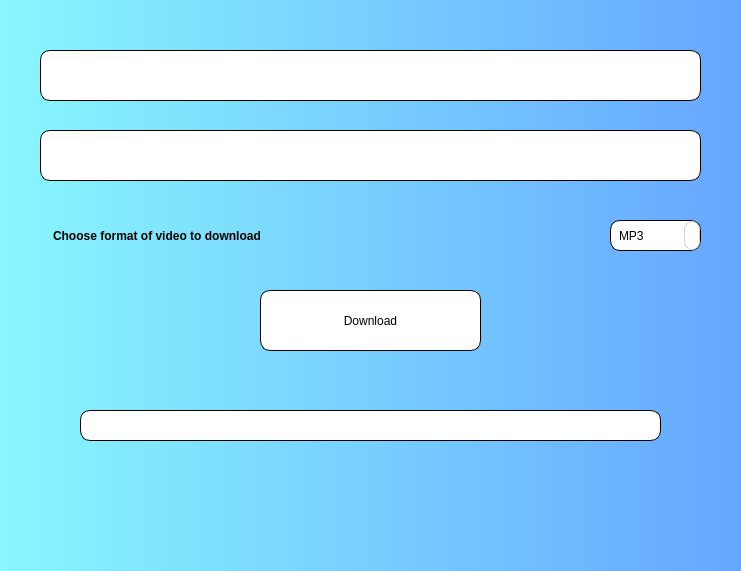
<?xml version="1.0" encoding="UTF-8"?>
<ui version="4.0">
 <class>MainWindow</class>
 <widget class="QMainWindow" name="MainWindow">
  <property name="geometry">
   <rect>
    <x>0</x>
    <y>0</y>
    <width>741</width>
    <height>571</height>
   </rect>
  </property>
  <property name="sizePolicy">
   <sizepolicy hsizetype="Fixed" vsizetype="Fixed">
    <horstretch>0</horstretch>
    <verstretch>0</verstretch>
   </sizepolicy>
  </property>
  <property name="minimumSize">
   <size>
    <width>741</width>
    <height>571</height>
   </size>
  </property>
  <property name="maximumSize">
   <size>
    <width>741</width>
    <height>571</height>
   </size>
  </property>
  <property name="windowTitle">
   <string>MainWindow</string>
  </property>
  <property name="windowIcon">
   <iconset>
    <normaloff>icon.ico</normaloff>icon.ico</iconset>
  </property>
  <property name="styleSheet">
   <string notr="true">QMainWindow
{
	corner: none;
}
QMenuBar
{	
	selection-color: rgb(255, 255, 255);
	background-color: rgb(0, 255, 255);
	font: 12pt &quot;Arial&quot;;
}
QMenu{

	font: 12pt &quot;Arial&quot;;
}

</string>
  </property>
  <widget class="QWidget" name="centralwidget">
   <property name="styleSheet">
    <string notr="true">QWidget{
	background-color: qlineargradient(spread:pad, x1:0, y1:0, x2:1, y2:0, stop:0 rgb(137,247,254), stop:1 rgb(102,166,255))
}
QPushButton
{
  color: black;
  border: 0px;
  padding: 0 8px;
  background: white;
}

QPushButton#down
{
  border: 1px solid black;
  border-radius: 10px;
  font: 20pt &quot;Arial&quot;;
}
QComboBox{
 color: black;
  border: 0px;
  padding: 0 8px;
  background: white;
  border: 1px solid black;
  border-radius: 10px;
  font: 12pt &quot;Arial&quot;;
}
QComboBox::drop-down {
border: 1px solid #D3D3D3;
border-radius: 8px;

}

QComboBox::down-arrow {
padding: 0px 5px 0px 5px;
image: url(&quot;resources/downicon.png&quot;);
 }
QComboBox QAbstractItemView{
	background-color: white;
	color: black;	
	selection-background-color:  qlineargradient(spread:pad, x1:0, y1:0, x2:1, y2:0, stop:0 rgb(137,247,254), stop:1 rgb(102,166,255));
	selection-color: rgb(0,0,0);
}
QLineEdit
{
  color: black;
  border: 0px;
  padding: 0 8px;
  background: white;
  padding: 10px;
}
QTextEdit
{
  color: black;
  border: 0px;
  padding: 10px;
  background: white;
  padding: 10px;
}
QLabel
{
  color: black;
  border: 0px;
  padding: 10px;
  background: none;
  padding: 10px;
  border-radius: 10px;
  font: 12pt &quot;Arial&quot;;
}

QLineEdit#fileName
{
  border: 1px solid black;
  border-radius: 10px;
  font: 12pt &quot;Arial&quot;;
}
QLineEdit#url
{
  border: 1px solid black;
  border-radius: 10px;
  font: 12pt &quot;Arial&quot;;
}
QTextEdit#error
{
 border: 1px solid black;
  border-radius: 10px;
  font: 12pt &quot;Arial&quot;;
}</string>
   </property>
   <widget class="QPushButton" name="down">
    <property name="geometry">
     <rect>
      <x>260</x>
      <y>290</y>
      <width>221</width>
      <height>61</height>
     </rect>
    </property>
    <property name="sizePolicy">
     <sizepolicy hsizetype="Fixed" vsizetype="Fixed">
      <horstretch>0</horstretch>
      <verstretch>0</verstretch>
     </sizepolicy>
    </property>
    <property name="text">
     <string>Download</string>
    </property>
   </widget>
   <widget class="QComboBox" name="fileType">
    <property name="geometry">
     <rect>
      <x>610</x>
      <y>220</y>
      <width>91</width>
      <height>31</height>
     </rect>
    </property>
    <property name="sizePolicy">
     <sizepolicy hsizetype="Fixed" vsizetype="Fixed">
      <horstretch>0</horstretch>
      <verstretch>0</verstretch>
     </sizepolicy>
    </property>
    <item>
     <property name="text">
      <string>MP3</string>
     </property>
    </item>
    <item>
     <property name="text">
      <string>MP4</string>
     </property>
    </item>
   </widget>
   <widget class="QLineEdit" name="url">
    <property name="geometry">
     <rect>
      <x>40</x>
      <y>50</y>
      <width>661</width>
      <height>51</height>
     </rect>
    </property>
    <property name="sizePolicy">
     <sizepolicy hsizetype="Fixed" vsizetype="Fixed">
      <horstretch>0</horstretch>
      <verstretch>0</verstretch>
     </sizepolicy>
    </property>
    <property name="whatsThis">
     <string>url</string>
    </property>
    <property name="text">
     <string/>
    </property>
   </widget>
   <widget class="QLineEdit" name="fileName">
    <property name="geometry">
     <rect>
      <x>40</x>
      <y>130</y>
      <width>661</width>
      <height>51</height>
     </rect>
    </property>
    <property name="sizePolicy">
     <sizepolicy hsizetype="Fixed" vsizetype="Fixed">
      <horstretch>0</horstretch>
      <verstretch>0</verstretch>
     </sizepolicy>
    </property>
    <property name="whatsThis">
     <string>url</string>
    </property>
    <property name="text">
     <string/>
    </property>
   </widget>
   <widget class="QTextEdit" name="error">
    <property name="enabled">
     <bool>true</bool>
    </property>
    <property name="geometry">
     <rect>
      <x>80</x>
      <y>410</y>
      <width>581</width>
      <height>31</height>
     </rect>
    </property>
    <property name="sizePolicy">
     <sizepolicy hsizetype="Fixed" vsizetype="Fixed">
      <horstretch>0</horstretch>
      <verstretch>0</verstretch>
     </sizepolicy>
    </property>
    <property name="layoutDirection">
     <enum>Qt::LeftToRight</enum>
    </property>
    <property name="inputMethodHints">
     <set>Qt::ImhMultiLine</set>
    </property>
    <property name="verticalScrollBarPolicy">
     <enum>Qt::ScrollBarAlwaysOff</enum>
    </property>
    <property name="horizontalScrollBarPolicy">
     <enum>Qt::ScrollBarAlwaysOff</enum>
    </property>
    <property name="sizeAdjustPolicy">
     <enum>QAbstractScrollArea::AdjustToContents</enum>
    </property>
    <property name="readOnly">
     <bool>true</bool>
    </property>
    <property name="html">
     <string>&lt;!DOCTYPE HTML PUBLIC &quot;-//W3C//DTD HTML 4.0//EN&quot; &quot;http://www.w3.org/TR/REC-html40/strict.dtd&quot;&gt;
&lt;html&gt;&lt;head&gt;&lt;meta name=&quot;qrichtext&quot; content=&quot;1&quot; /&gt;&lt;style type=&quot;text/css&quot;&gt;
p, li { white-space: pre-wrap; }
&lt;/style&gt;&lt;/head&gt;&lt;body style=&quot; font-family:'Arial'; font-size:12pt; font-weight:400; font-style:normal;&quot;&gt;
&lt;p align=&quot;right&quot; style=&quot;-qt-paragraph-type:empty; margin-top:0px; margin-bottom:0px; margin-left:0px; margin-right:0px; -qt-block-indent:0; text-indent:0px; font-family:'MS Shell Dlg 2'; font-size:7.8pt;&quot;&gt;&lt;br /&gt;&lt;/p&gt;&lt;/body&gt;&lt;/html&gt;</string>
    </property>
    <property name="placeholderText">
     <string/>
    </property>
   </widget>
   <widget class="QLabel" name="label">
    <property name="geometry">
     <rect>
      <x>40</x>
      <y>210</y>
      <width>431</width>
      <height>51</height>
     </rect>
    </property>
    <property name="sizePolicy">
     <sizepolicy hsizetype="Fixed" vsizetype="Fixed">
      <horstretch>0</horstretch>
      <verstretch>0</verstretch>
     </sizepolicy>
    </property>
    <property name="styleSheet">
     <string notr="true">font-weight: bold;
font: 12pt &quot;Arial&quot;;</string>
    </property>
    <property name="text">
     <string>Choose format of video to download</string>
    </property>
   </widget>
  </widget>
 </widget>
 <resources/>
 <connections/>
</ui>
